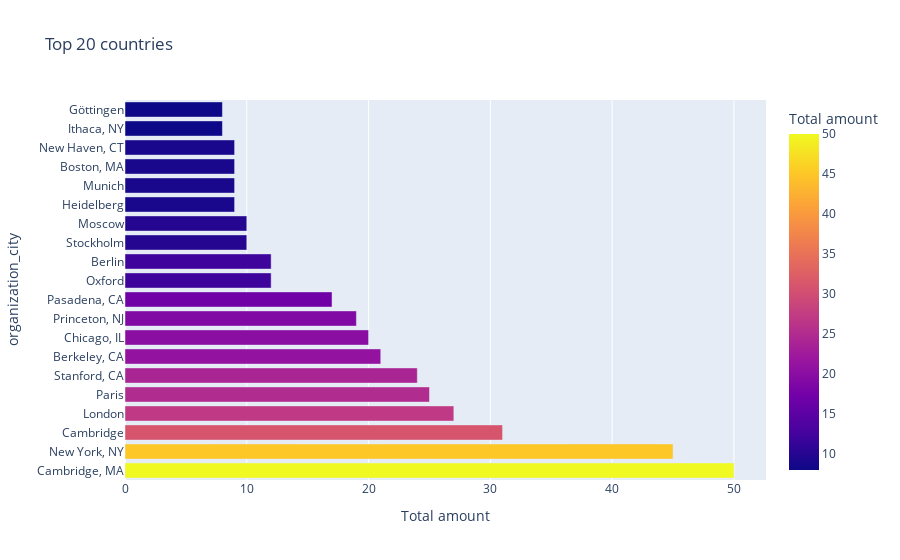

Notebook code cell kept with this figure:
### Code cell
fig = px.bar(top20_organizations_cities, x='prize', y='organization_city', color='prize', orientation='h', title='Top 20 countries', labels={'prize':'Total amount', 'birth_country_current':'Country'})

fig.show()

### Figure 1 — Plotly figure (JSON) as saved in the notebook; plotly's stock layout.template omitted (floating-point values rounded to 4 significant figures)
{"data": [{"alignmentgroup": "True", "hovertemplate": "Total amount=%{marker.color}<br>organization_city=%{y}<extra></extra>", "legendgroup": "", "marker": {"color": [50, 45, 31, 27, 25, 24, 21, 20, 19, 17, 12, 12, 10, 10, 9, 9, 9, 9, 8, 8], "coloraxis": "coloraxis", "pattern": {"shape": ""}}, "name": "", "offsetgroup": "", "orientation": "h", "showlegend": false, "textposition": "auto", "type": "bar", "x": [50, 45, 31, 27, 25, 24, 21, 20, 19, 17, 12, 12, 10, 10, 9, 9, 9, 9, 8, 8], "xaxis": "x", "y": ["Cambridge, MA", "New York, NY", "Cambridge", "London", "Paris", "Stanford, CA", "Berkeley, CA", "Chicago, IL", "Princeton, NJ", "Pasadena, CA", "Oxford", "Berlin", "Stockholm", "Moscow", "Heidelberg", "Munich", "Boston, MA", "New Haven, CT", "Ithaca, NY", "Göttingen"], "yaxis": "y"}], "layout": {"barmode": "relative", "coloraxis": {"colorbar": {"title": {"text": "Total amount"}}, "colorscale": [[0, "#0d0887"], [0.1111, "#46039f"], [0.2222, "#7201a8"], [0.3333, "#9c179e"], [0.4444, "#bd3786"], [0.5556, "#d8576b"], [0.6667, "#ed7953"], [0.7778, "#fb9f3a"], [0.8889, "#fdca26"], [1, "#f0f921"]]}, "legend": {"tracegroupgap": 0}, "title": {"text": "Top 20 countries"}, "xaxis": {"anchor": "y", "domain": [0, 1], "title": {"text": "Total amount"}}, "yaxis": {"anchor": "x", "domain": [0, 1], "title": {"text": "organization_city"}}}}
